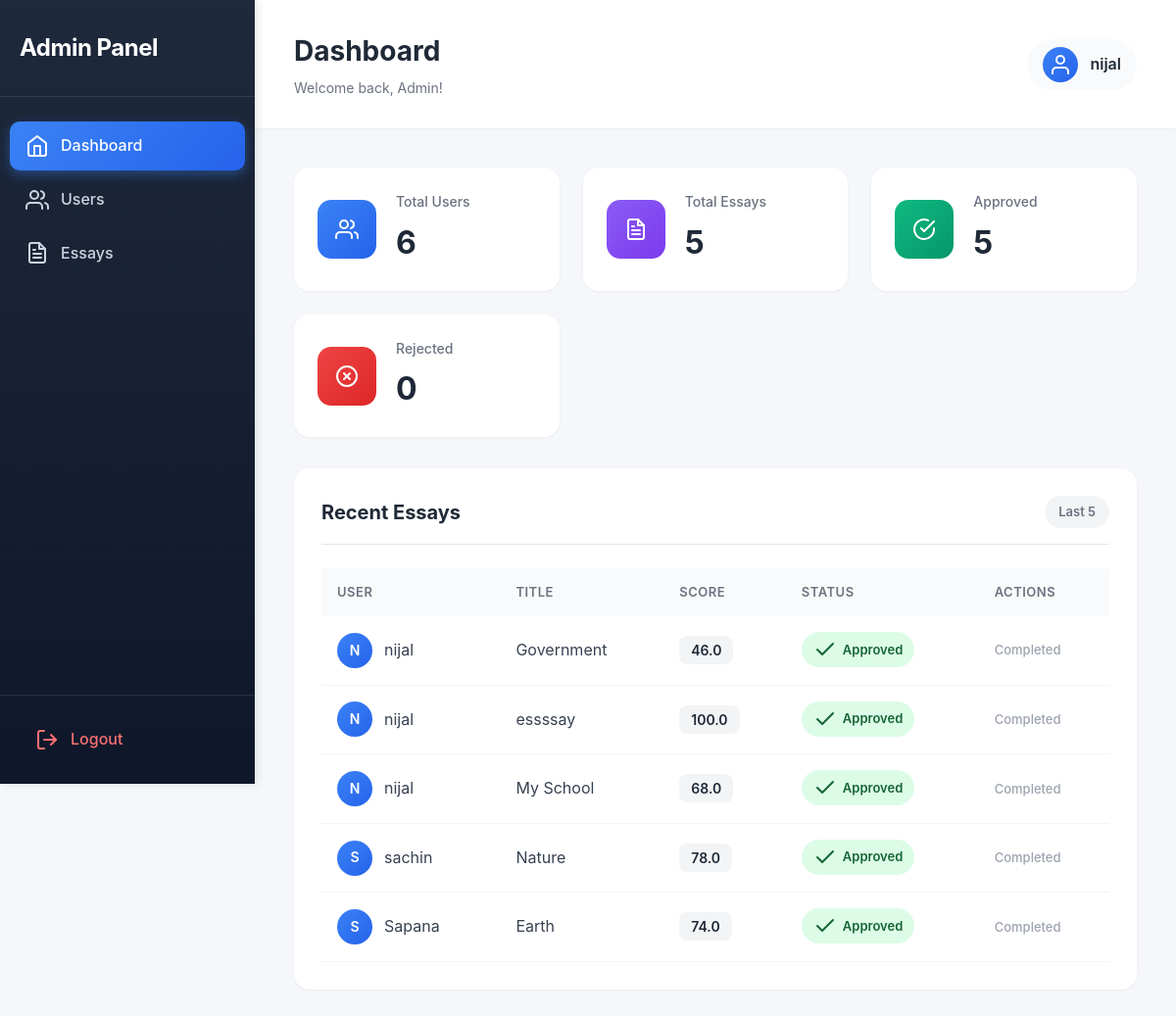
The page /admin-dashboard/ (signed in) on the database as committed earlier.
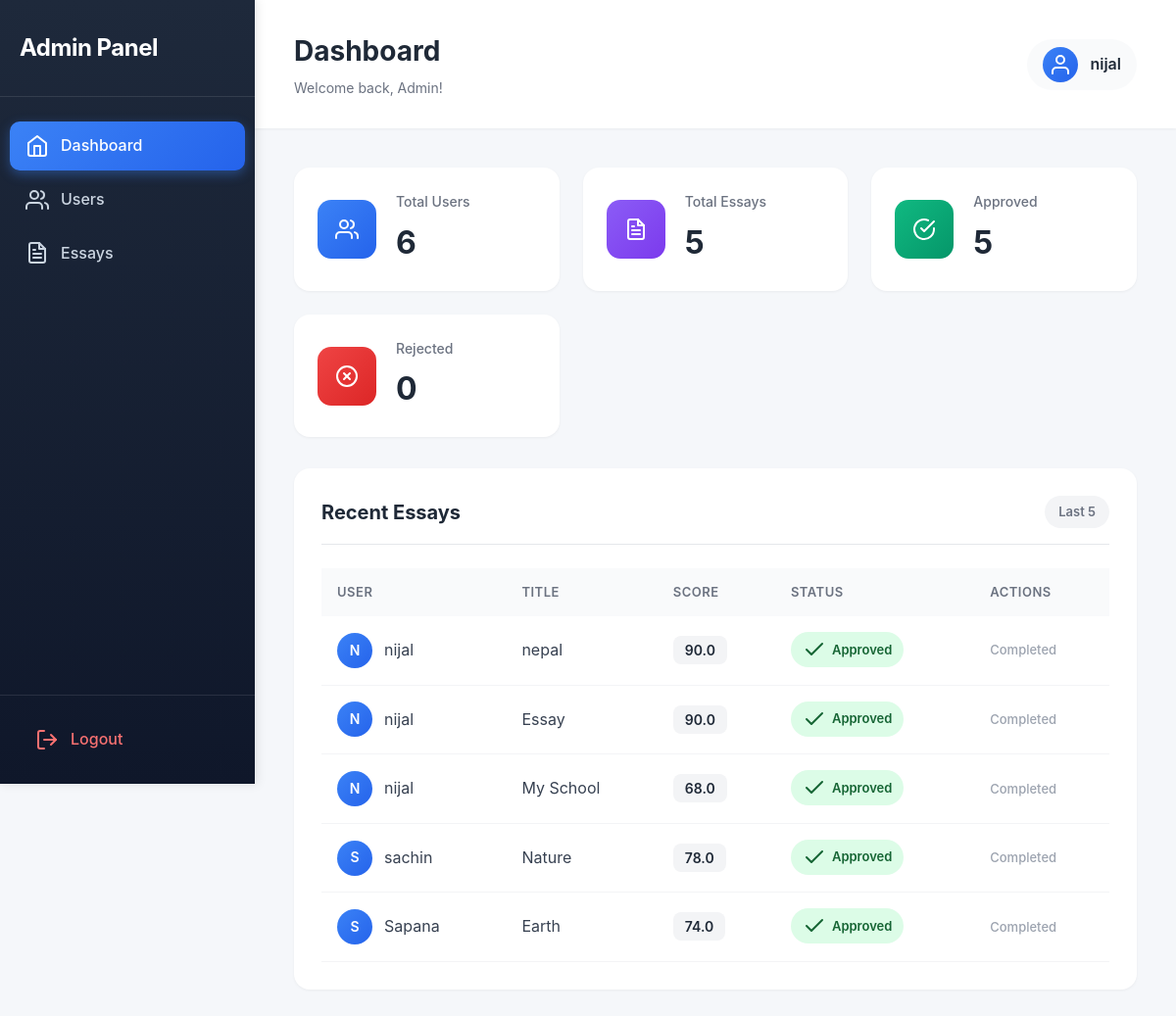
The same page on the database as committed later.
### home/models.py (models this page shows, shortened)
class Essay(models.Model):
    user = models.ForeignKey(settings.AUTH_USER_MODEL, on_delete=models.CASCADE)
    title = models.CharField(max_length=255)
    topic = models.CharField(max_length=100, blank=True, null=True)
    content = models.TextField()
    grammar_errors = models.PositiveIntegerField(default=0)
    spelling_errors = models.PositiveIntegerField(default=0)
    total_errors = models.PositiveIntegerField(default=0)
    score = models.FloatField(default=0)
    points = models.PositiveIntegerField(default=0)
    points = models.IntegerField(default=0)  #  Added for ml
    pdf_file = models.FileField(upload_to="essays/pdfs/", blank=True, null=True)
    is_approved = models.BooleanField(default=False)
    is_rejected = models.BooleanField(default=False)
    created_at = models.DateTimeField(auto_now_add=True)

class CustomUser(AbstractBaseUser, PermissionsMixin):
    username = models.CharField(max_length=150, unique=True)
    password = models.CharField(max_length=128)
    identydoc = models.FileField(upload_to='user_docs/', blank=True, null=True)
    DOB = models.DateField(null=True, blank=True)
    status = models.CharField(max_length=20, default="active")
    total_points = models.IntegerField(default=0)  #  Added for ml
    created_at = models.DateTimeField(auto_now_add=True)
    update_at = models.DateTimeField(auto_now=True)
    is_active = models.BooleanField(default=True)
    is_staff = models.BooleanField(default=False)
    USERNAME_FIELD = 'username'
    REQUIRED_FIELDS = []
    objects = CustomUserManager()

### home/views.py (the view)
    def wrapper(request, *args, **kwargs):
        if not request.user.is_authenticated or not request.user.is_superuser:
            return redirect('login')
        return view_func(request, *args, **kwargs)

### home/views.py (called while the page is built, shortened)
def admin_required(view_func):
    def wrapper(request, *args, **kwargs):
        if not request.user.is_authenticated or not request.user.is_superuser:
            return redirect('login')
        return view_func(request, *args, **kwargs)
    return wrapper

@login_required
@admin_required
def admin_dashboard(request):
    users = User.objects.all()
    essays = Essay.objects.select_related('user').order_by('-created_at')
    context = {
        'users_count': users.count(),
        'essays_count': essays.count(),
        'approved_count': Essay.objects.filter(is_approved=True).count(),
        'rejected_count': Essay.objects.filter(is_rejected=True).count(),
        'users': users,
        'essays': essays,
    }
    return render(request, 'admin/admin_dashboard.html', context)

### home/templates/admin/admin_dashboard.html (shortened to what the changed rows need)
{% extends "admin/base_admin.html" %}
{% block content %}
<div id="dashboard" class="tab-content">
    <div class="section-card">
        <div class="section-header">
            <h2>Recent Essays</h2>
        </div>
        <div class="table-container">
            <table class="data-table">
                <thead>
                    <tr>
                        <th>User</th>
                        <th>Title</th>
                        <th>Score</th>
                        <th>Status</th>
                        <th>Actions</th>
                    </tr>
                </thead>
                <tbody>
                    {% for essay in essays|slice:":5" %}
                    <tr>
                        <td>
                            <div class="user-cell">
                                <div class="user-avatar-small">{{ essay.user.username|first|upper }}</div>
                                <span>{{ essay.user.username }}</span>
                            </div>
                        </td>
                        <td class="title-cell">{{ essay.title }}</td>
                        <td>
                            <span class="score-badge">{{ essay.score|default:"N/A" }}</span>
                        </td>
                        <td>
                            {% if essay.is_approved %}
                            <span class="status-badge approved">
                                <i data-feather="check"></i> Approved
                            </span>
                            {% elif essay.is_rejected %}
                            <span class="status-badge rejected">
                                <i data-feather="x"></i> Rejected
                            </span>
                            {% else %}
                            <span class="status-badge pending">
                                <i data-feather="clock"></i> Pending
                            </span>
                            {% endif %}
                        </td>
                        <td>
                            <div class="action-buttons">
                                {% if not essay.is_approved and not essay.is_rejected %}
                                <a href="{% url 'approve_essay' essay.id %}" class="btn btn-approve" title="Approve">
                                    <i data-feather="check"></i>
                                </a>
                                <a href="{% url 'reject_essay' essay.id %}" class="btn btn-reject" title="Reject">
                                    <i data-feather="x"></i>
                                </a>
                                {% else %}
                                <span class="text-muted">Completed</span>
                                {% endif %}
                            </div>
                        </td>
                    </tr>
                    {% endfor %}
                </tbody>
            </table>
        </div>
    </div>
</div>
{% endblock %}

Rows that differ between the two databases and show on the page:
removed Essay: user.username|first "N", user.username "nijal", title "Government", score "46.0", is_approved True (drawn)
removed Essay: user.username|first "N", user.username "nijal", title "essssay", score "100.0", is_approved True (drawn)
added Essay: user.username|first "N", user.username "nijal", title "nepal", score "90.0", is_approved True (drawn)
added Essay: user.username|first "N", user.username "nijal", title "Essay", score "90.0", is_approved True (drawn)
